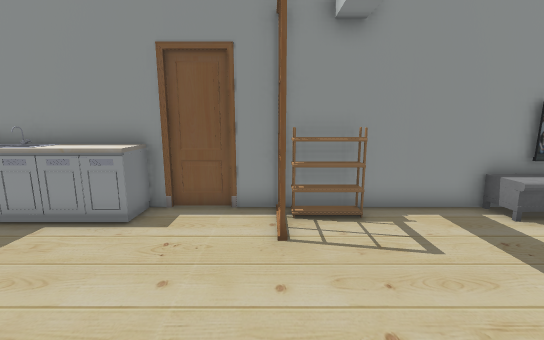
view 1 (above)

16 first-person views from a walk through a world built for the Gazebo simulator. The camera is 1.2 m above the floor, tilts 10° down and sees 90° across. The floor is counted in squares, 0.5 m on a side. Each view is taken from the middle of a square. On the plan, view 1 faces up. The plan holds only what a view shows up to about 17 squares ahead; the rest is blank.

view 2
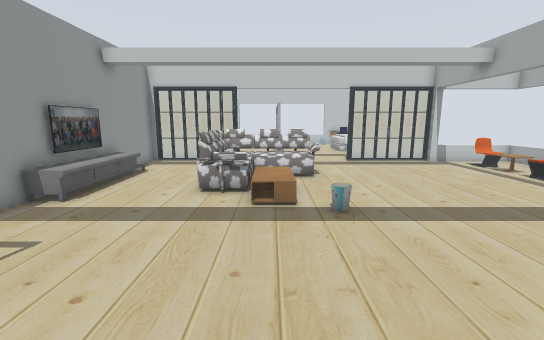

view 3
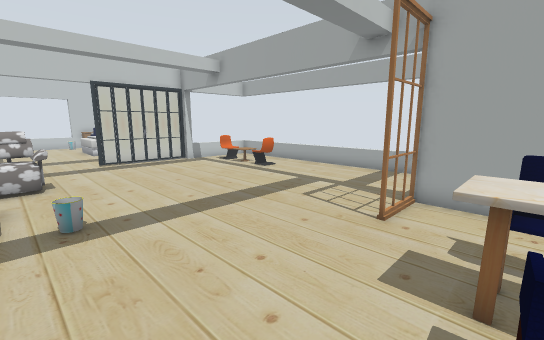

view 4
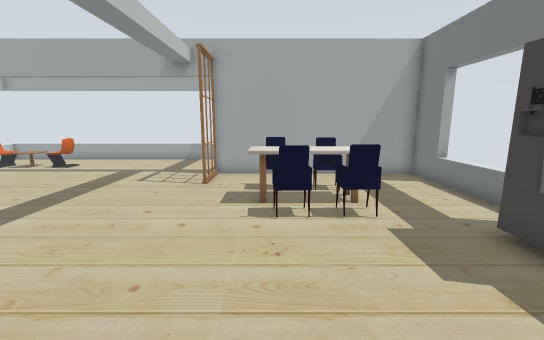

view 5
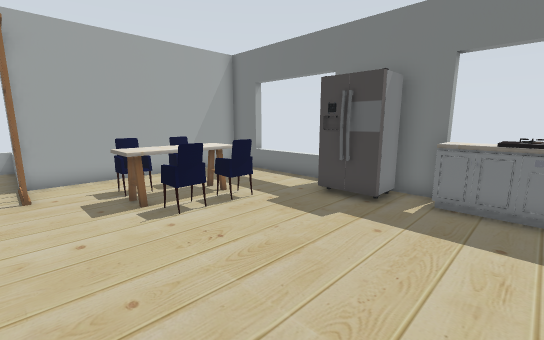

view 6
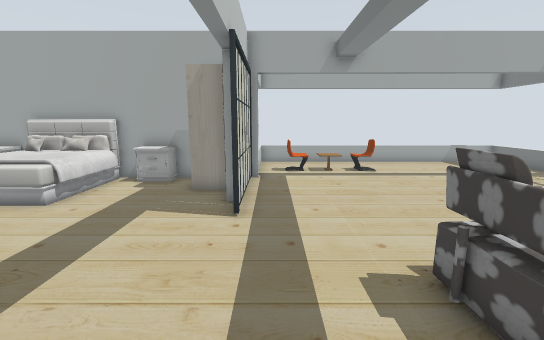

view 7
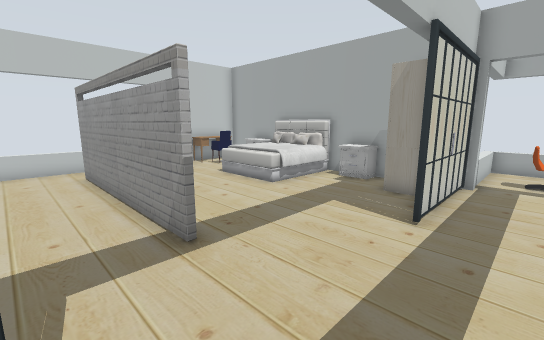

view 8
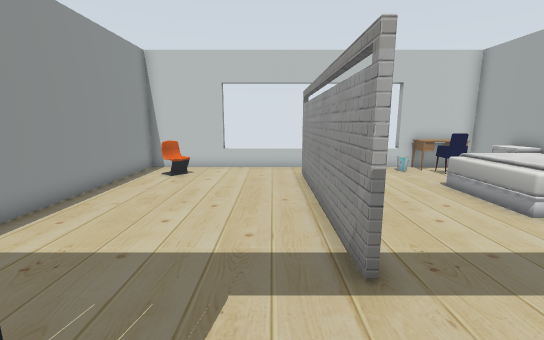

view 9
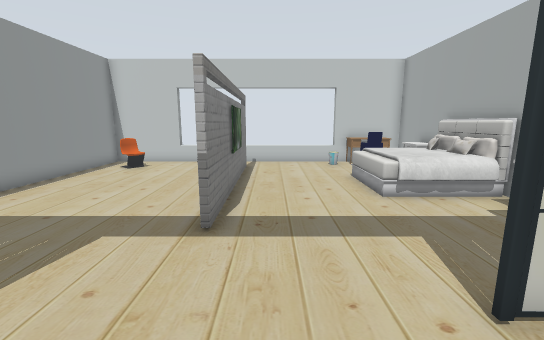

view 10
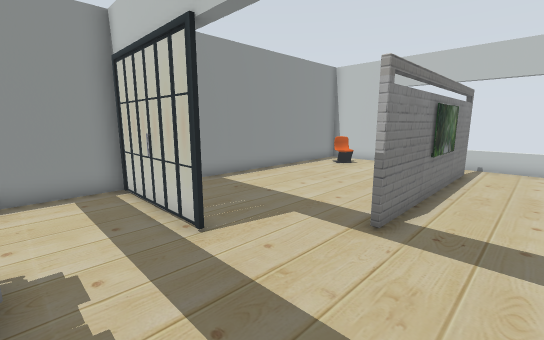

view 11
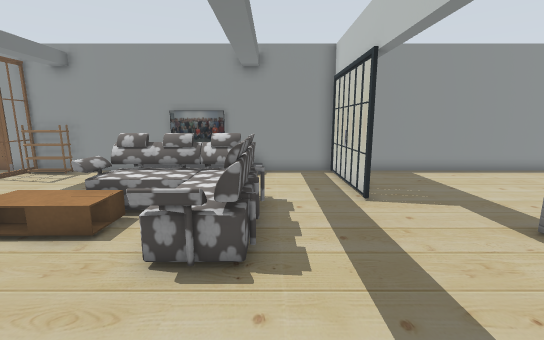

view 12
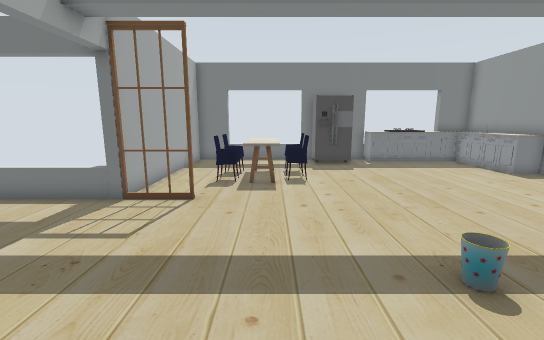

view 13
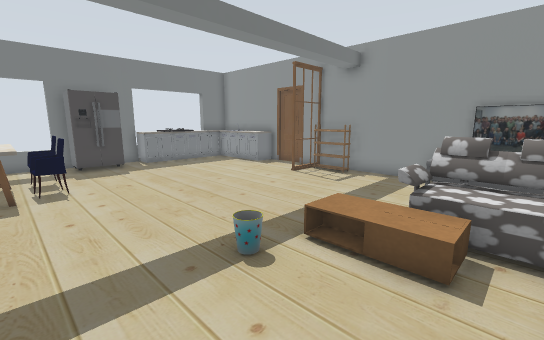

view 14
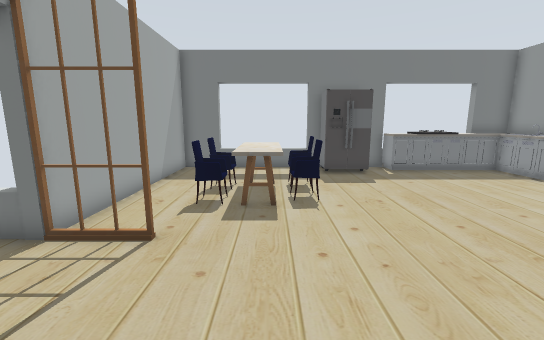

view 15
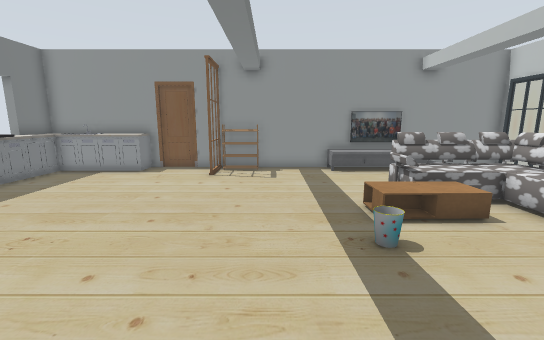

view 16
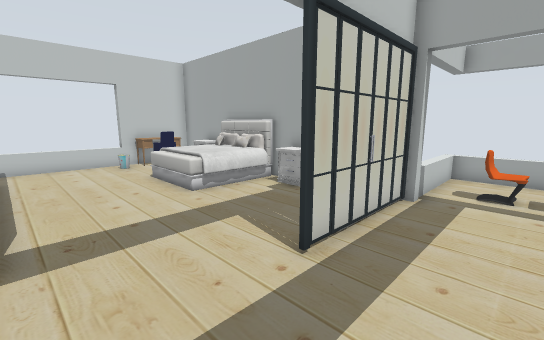

### Floor plan
Points are (right, up) in squares from view 1. A wall is a line through its corners. A room is listed if a view was taken in it or the views show most of it. See-through windows are left out.
Room 1 (views 1, 2, 3, 4, 5, 6, 7, 8, 9, 10, 11, 12, 13, 14, 15, 16)
walls: (17.8, -0.4) (26.6, -0.4); (15, 6.1) (15, 7.5) (-1, 7.5); (17.5, -9.7) (28.6, -9.7) (28.6, 7.5) (16.9, 7.5); (14.6, -14.5) (14.6, -9.7); (-3, 7.5) (-8.6, 7.5) (-8.6, 5.6); (26.6, -0.6) (17.8, -0.6); (-8.6, -2.4) (-8.6, -9.7) (0.7, -9.7) (0.7, -14.5); (-8.6, 0.9) (-8.6, -0.6)
low walls: (0.7, -14.5) (14.6, -14.5)
objects: fridge (-8, -2) to (-7, -1); kitchen cabinet (-8, 1); bench (-8, 2) to (-8, 4); kitchen cabinet (-8, 5) to (-4, 7); kitchen table (-5, -6) to (-2, -5); chair (-4, -7) to (-4, -6); chair (-4, -4); chair (-3, -4) to (-2, -4); chair (-2, -7) to (-2, -6); door leaf (-2, 8); door leaf (0, 5) to (0, 7); door leaf (1, -9) to (1, -8); shoe rack (1, 7) to (2, 7); bin (5, -2); coffee table (6, 0) to (8, 1); TV cabinet (6, 6) to (8, 7); sofa (7, -2) to (12, 2); TV (7, 7) to (10, 7); chair (9, -12) to (10, -12); table (11, -12) to (11, -11); TV cabinet (11, 7); chair (12, -12) to (13, -12); door leaf (15, -7); door leaf (15, -5); door leaf (15, 2) to (15, 3); door leaf (15, 5); wardrobe (16, -9) to (17, -8); nightstand (18, -9) to (19, -9); bed (21, -9) to (24, -6); nightstand (25, -9) to (26, -9); chair (26, -8) to (27, -7); chair (26, 5) to (27, 6); desk (27, -9) to (28, -7); bin (27, -6) to (27, -5)

Positions as (right, up) in squares from view 1, and headings:
1: (0, 0), facing up
2: (-2, 0), facing right
3: (-2, -1), facing down-right
4: (-2, 3), facing down
5: (1, 3), facing down-left
6: (14, 2), facing down
7: (13, 2), facing down-right
8: (14, 1), facing right
9: (12, -2), facing right
10: (12, -3), facing up-right
11: (12, -6), facing up
12: (9, -5), facing left
13: (9, -5), facing up-left
14: (6, -5), facing left
15: (3, -7), facing up
16: (12, -1), facing down-right
